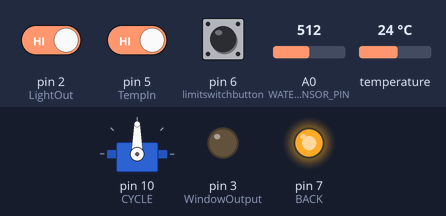
The sketch below on a simulated Arduino Uno, built with avr-gcc and run on an emulated ATmega328P. On the bench: servo, output pins drawn as LEDs (lit = HIGH). Dashed ring = blinking. The test bench sets the inputs (shaded band); at power-on: pin 6 (limitswitchbutton) LOW, pin 5 (TempIn) HIGH, pin 2 (LightOut) HIGH, A0 (WATER_SENSOR_PIN) = 512, temperature 24 °C. What the sketch prints to the serial monitor is not drawn.

Above: at 2.2 s.
2.3 s: pin 6 (limitswitchbutton) pulled HIGH for 2.95 s
At 3.9 s:
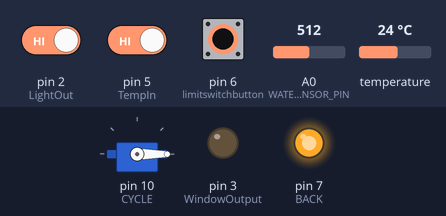
6.7 s: pin 5 (TempIn) driven LOW
At 11.3 s:
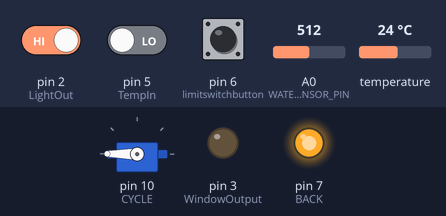
13.2 s: pin 2 (LightOut) driven LOW
20.7 s: pin 5 (TempIn) driven HIGH
At 22.5 s:
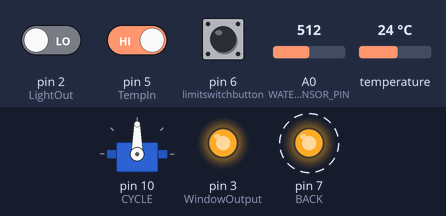
25.4 s: pin 6 (limitswitchbutton) pulled HIGH for 2.95 s
At 27.5 s:
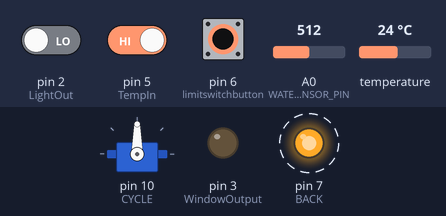
29.8 s: A0 (WATER_SENSOR_PIN) set to 393
34.7 s: A0 (WATER_SENSOR_PIN) set to 366
At 35.3 s:
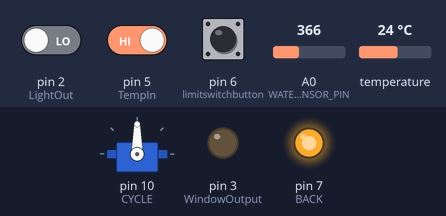
Timing chart, 0 to 37.7 s (numbered marks = the images above; inputs shaded):
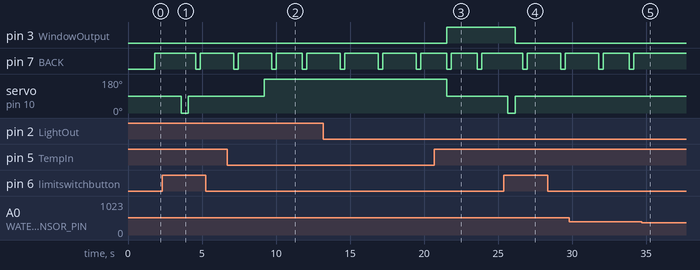

Measured:
- the behaviour switches between 375 and 374 on A0 (WATER_SENSOR_PIN) (found by bisection; images 4 and 5)
- after the input at 2.3 s, servo on pin 10 (CYCLE): 90° → 0° after 1.3 s, → 90° 0.50 s later
- after the input at 6.7 s, servo on pin 10 (CYCLE): 90° → 180° after 2.5 s
- after the input at 20.7 s, servo on pin 10 (CYCLE): 180° → 90° after 0.84 s
- after the input at 25.4 s, pin 3 (WindowOutput): HIGH → LOW after 0.77 s instead of 0.27 s; servo on pin 10 (CYCLE): 90° → 0° after 0.27 s, → 90° 0.50 s later
- after the input at 34.7 s, pin 7 (BACK): stays HIGH (without the input it goes to LOW after 1.7 s)
- by itself, pin 7 (BACK): alternates HIGH for 2.3 s and LOW for 0.30 s

The sketch:

Automated-Green-House.ino
```cpp
#include <OneWire.h>
#include <DallasTemperature.h>
#include <Servo.h>

//screen variables
#define ONE_WIRE_BUS 8
#define TempIn 5
#define limitswitchbutton 6
#define MaxTemp 26
#define MinTemp 21

OneWire oneWire(ONE_WIRE_BUS);
DallasTemperature sensors(&oneWire);
Servo servo1;

#define BACK 7 //black
#define ENTER 12 //green
#define INCREASE 11 //blue
#define DECREASE 9 //yellow
#define CYCLE 10 //red
//water
#define PUMP_PIN 7
#define WATER_SENSOR_PIN 0

//light sensor
#define LIGHT_OUT 2
#define WINDOW_OUTPUT 3

#define MAINMENU 4
#define TEMPMENU 0
#define LIGHTMENU 1
#define WATERMENU 2
#define PRESETMENU 3
#define HOVERTEMP 0
#define HOVERLIGHT 1
#define HOVERWATER 2
#define HOVERPRESET 3
//water sensor


//temp sensor vals

boolean isDoorOpen;

//light sensor variables
unsigned int digitalValue = 0;
int LightOut = 2; //pin out #

int WindowOutput = 3;
unsigned long dayStart = 0;
bool WindowClose = false;
int sunlightCounter = 0;
int dayLength = 1000;

//internal values to keep track of what is being displayed
 boolean showMenuDisplay;
 boolean showHoverDisplay;
 int  backVal;
 int  enterVal;
 int  increaseVal;
 int  decreaseVal;
 int  cycleVal;

 int currentMenu; //the menu to be displayed on the screen
 int hover; //which element is highlighted

 //thresholds set by user
 int waterLevel;
 int lightLevel;
 int tempMaxLevel;
 int tempMinLevel;

 //water sensor values
  float user_moisture_percent = 80;
  float AirValue = 550;
  float WaterValue = 330;


void setup() {
  // put your setup code here, to run once:
//  uiSetup();
  Serial.begin(9600);
  //light sensor set up
  pinMode(WindowOutput, OUTPUT); //LED circuit output
  digitalWrite(WindowOutput, LOW);
  dayStart = millis(); //starts the timer when the program starts running
  pinMode(LightOut, INPUT); // Digital Input from light sensor

  //water sensor setup
//  delay(2000);
   pinMode(PUMP_PIN, OUTPUT); //pump pin is output

  Serial.println("Hello! welcome to our automated greenhouse!");
 // delay(2000);

//temp setup
   sensors.begin();
  pinMode(TempIn,INPUT);
  pinMode(limitswitchbutton,INPUT);
  servo1.attach(10);
  servo1.write(90);
  delay(1000);
  Serial.begin(9600);
  isDoorOpen = false;


}
void uiSetup(){
    pinMode(BACK, INPUT);
  pinMode(ENTER, INPUT);
  pinMode(INCREASE, INPUT);
  pinMode(DECREASE, INPUT);
  pinMode(CYCLE, INPUT);

  hover = HOVERTEMP;
  currentMenu = MAINMENU;
  showMenuDisplay = true;
  showHoverDisplay = true;
  waterLevel=50;
  lightLevel=8;
  tempMaxLevel=30;
  tempMinLevel=25;
}

void tempSetup(){
   sensors.begin();
  pinMode(TempIn,INPUT);
  pinMode(limitswitchbutton,INPUT);
  servo1.attach(10);
  servo1.write(90);
  delay(1000);
  isDoorOpen = false;
}

void loop() {
  lightSensorControl();
  waterSensorLoop();
  temperatureControlLoop();
  //checkScreenButtons();

}

void waterSensorLoop(){
    int waterSensorVal = analogRead(WATER_SENSOR_PIN);
  int moisture_threshold = (int)(AirValue - (user_moisture_percent/((float)100))*(AirValue - WaterValue));
  //Serial.println(waterSensorVal);
  //value for sensor in air
  if(waterSensorVal>moisture_threshold){
    digitalWrite(PUMP_PIN, LOW); //turn pump on
    delay(300); // turn on for a hot sec
  }
  digitalWrite(PUMP_PIN, HIGH); //turn pump off
  delay(1000);
  Serial.print(waterSensorVal);
  Serial.print(" ");
  Serial.print(moisture_threshold);
  Serial.println();
}

void checkScreenButtons(){
   backVal = digitalRead(BACK);
  enterVal = digitalRead(ENTER);
  increaseVal = digitalRead(INCREASE);
  decreaseVal = digitalRead(DECREASE);
  cycleVal = digitalRead(CYCLE);

  displayMenu();
  displayHover();
  if(backVal == HIGH){
     //Serial.println(" GO BACK");
     backFun();
     delay(500);
  }
    if(enterVal == HIGH){
     enterFun();
     delay(500);
  }
    if(increaseVal == HIGH){
     //Serial.println("INCREASE");
     increaseFun();
     delay(500);
  }
    if(decreaseVal == HIGH){
   //  Serial.println("DECREASE");
     decreaseFun();
     delay(500);
    }
    if(cycleVal == HIGH){
     //Serial.println("cycle");
     cycleFun();
     delay(500);
  }
}
void backFun(){
   showMenuDisplay = true;
    if(currentMenu!= MAINMENU){
      currentMenu = MAINMENU;
    }
  displayMenu();
}
void enterFun(){
    showMenuDisplay = true;
    if(currentMenu== MAINMENU){
      currentMenu = hover;
    }
  displayMenu();

}
void increaseFun(){
  showMenuDisplay=true;
  if(currentMenu == TEMPMENU){

  }else if(currentMenu == WATERMENU && waterLevel<100){
    waterLevel++;
  }else if(currentMenu == PRESETMENU){

  }else if (currentMenu == LIGHTMENU && lightLevel<16){
    lightLevel++;
  }
  displayMenu();
}
void decreaseFun(){
  showMenuDisplay=true;
   if(currentMenu == TEMPMENU){

  }else if(currentMenu == WATERMENU && waterLevel>0){
    waterLevel--;
  }else if(currentMenu == PRESETMENU){

  }else if (currentMenu == LIGHTMENU && lightLevel>0){
    lightLevel--;
  }
  displayMenu();
}

void cycleFun(){
  showHoverDisplay = true;
  if(currentMenu == MAINMENU){
    if(hover== HOVERPRESET){
      hover = HOVERTEMP;
    }
    else{
      hover++;
    }
  }
  displayHover();
}

void displayMenu(){
  if(showMenuDisplay){
    Serial.print("the current menu is: ");
    if(currentMenu ==TEMPMENU){
      //Serial.println("temperature submenu ");
        displayTempMenu();
      }else if(currentMenu ==LIGHTMENU){
        //Serial.println("light submenu");
        displayLightMenu();
      }else if(currentMenu ==WATERMENU){
        //Serial.println("water submenu");
        displayWaterMenu();
      }else if(currentMenu ==PRESETMENU){
       // Serial.println("preset submenu");
       displayPresetMenu();
      }else if(currentMenu ==MAINMENU){
        Serial.println("main submenu");
      }
  }
  showMenuDisplay=false;
}
void displayHover(){
  if(showHoverDisplay){
      Serial.print("the current selection is: ");
  if(hover ==HOVERTEMP){
    Serial.println("temperature submenu highlighted");
    }else if(hover ==HOVERLIGHT){
      Serial.println("light submenu highlighted");
    }else if(hover ==HOVERWATER){
      Serial.println("water submenu highlighted");
    }else if(hover ==HOVERPRESET){
      Serial.println("preset submenu highlighted");
    }
  }
    showHoverDisplay = false;
}

void displayWaterMenu(){
  Serial.println("You have selected the water submenu, below is the current value");
  Serial.println("*************");
  Serial.println(waterLevel);
  Serial.println("%");
  Serial.println("*************");
}

void displayLightMenu(){
  Serial.println("You have selected the light submenu, below is the current value");
  Serial.println("*************");
  Serial.println(lightLevel);
  Serial.println("h");
  Serial.println("*************");
}

void displayTempMenu(){
  Serial.println("You have selected the temp submenu, below is the current value");
  Serial.println("*************");
  Serial.println("10%");
  Serial.println("*************");
}

void displayPresetMenu(){
  Serial.println("You have selected the preset submenu, below is the current value");
  Serial.println("*************");
  Serial.println("10%");
  Serial.println("*************");
}

void lightSensorControl(){
     int dayCurrent = millis() - dayStart; //tracks how much time is left in the day
  //Serial.println(dayCurrent);

  if(dayCurrent > 10000){
    dayStart = millis(); //resets the start of the day
    sunlightCounter = 0;
    Serial.println("New Day");
  }

  //closes the window if the plant has recieved 5 hours of sunlight
  else if(sunlightCounter > 2){ //checks if the counter reaches 10 within 10s
    digitalWrite(WindowOutput, HIGH);
    WindowClose = true;

   // digitalValue = 1;
    Serial.println("Window Closed");
    //delay(10000 - dayCurrent);
    //dayStart = millis(); //resets the start of the timer to the the time after the delay
  //  sunlightCounter = 0;
  }
  else{
    digitalValue = digitalRead(LightOut);

    if(digitalValue == 0){
      sunlightCounter = sunlightCounter + 1;
    }

    Serial.println(digitalValue);

    digitalWrite(WindowOutput, LOW);
  //  WindowClose = false;

    delay(500); // reads a value from the light sensor every .5s
  }
}

void temperatureControlLoop(){
    // put your main code here, to run repeatedly:
  sensors.requestTemperatures();            // Input from temperature sensor. Not currently used in code.
  int limitswitch = digitalRead(limitswitchbutton);
  int TempInput = digitalRead(TempIn);
  Serial.print("Temperature: ");
  Serial.print(sensors.getTempCByIndex(0)); //Value
  Serial.print((char)127); //Space character
  Serial.println("C  ");

    if(limitswitch == HIGH && TempInput == LOW){ // Door is Closed, Servo is stationary, Temperature is good.
     // Serial.println("limit switch highm temp input low");
      servo1.write(90); // Servo is not moving
    }
    else if(limitswitch == HIGH && TempInput == HIGH){ //Temperature is high but the door is currently closed.
      dooropen();                                      // Must Open Door.
      isDoorOpen =true;
    // Serial.println("limit switch highm temp input high");
      servo1.write(90); //Servo is not moving
    }
    else if(limitswitch == LOW && TempInput == HIGH){ //Door is open, Temperature is still too high.
      servo1.write(90); //Servo is not moving
    //Serial.println("limit switch low temp input high");
    }
    else if (limitswitch == LOW && TempInput == LOW && isDoorOpen){ // Door is Open, But temperature is no longer too high.
      servo1.write(180); //Servo closing door
      isDoorOpen=false;

    }
    else{
     // Serial.println("int else");
    }
}

void dooropen() { // Opens door
    servo1.write(0); //Servo opening door.
    delay(500); // Time spent with servo opening door.
}
```
